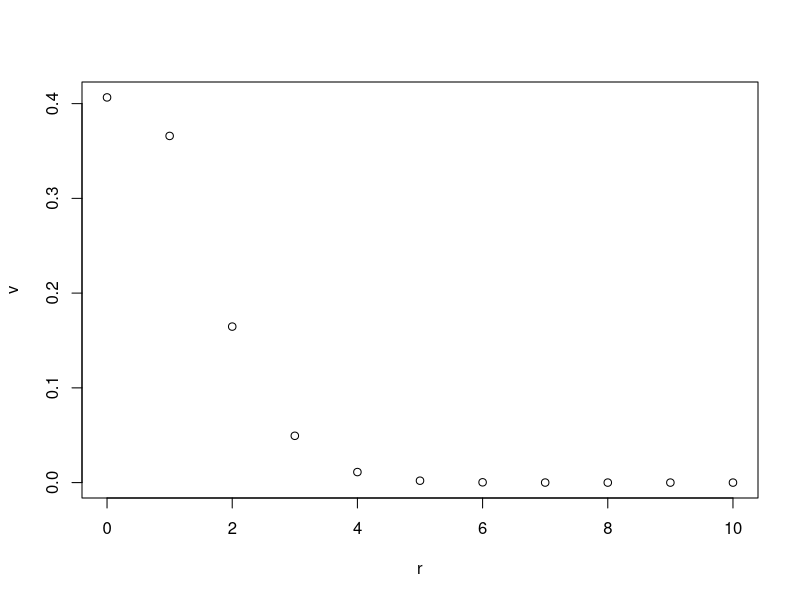
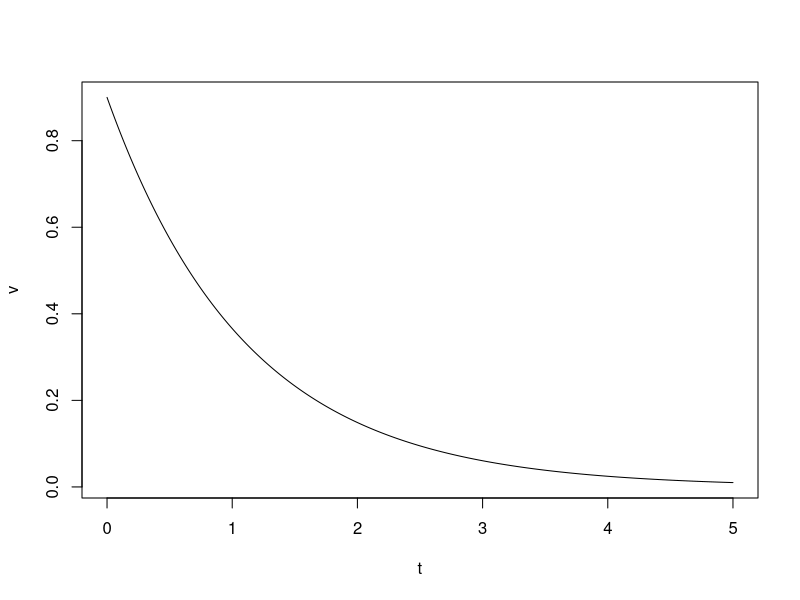

These figures' R source, in order:
r <- c(0:10)
v <- dpois(r, 0.9)
plot(r, v)

n <- 100
t <- c(0:(n*5))/n
v <- dexp(t, 0.9)
plot(t, v, type='l')

qexp(0.95, 0.9)

pexp(3.3286, 0.9)


